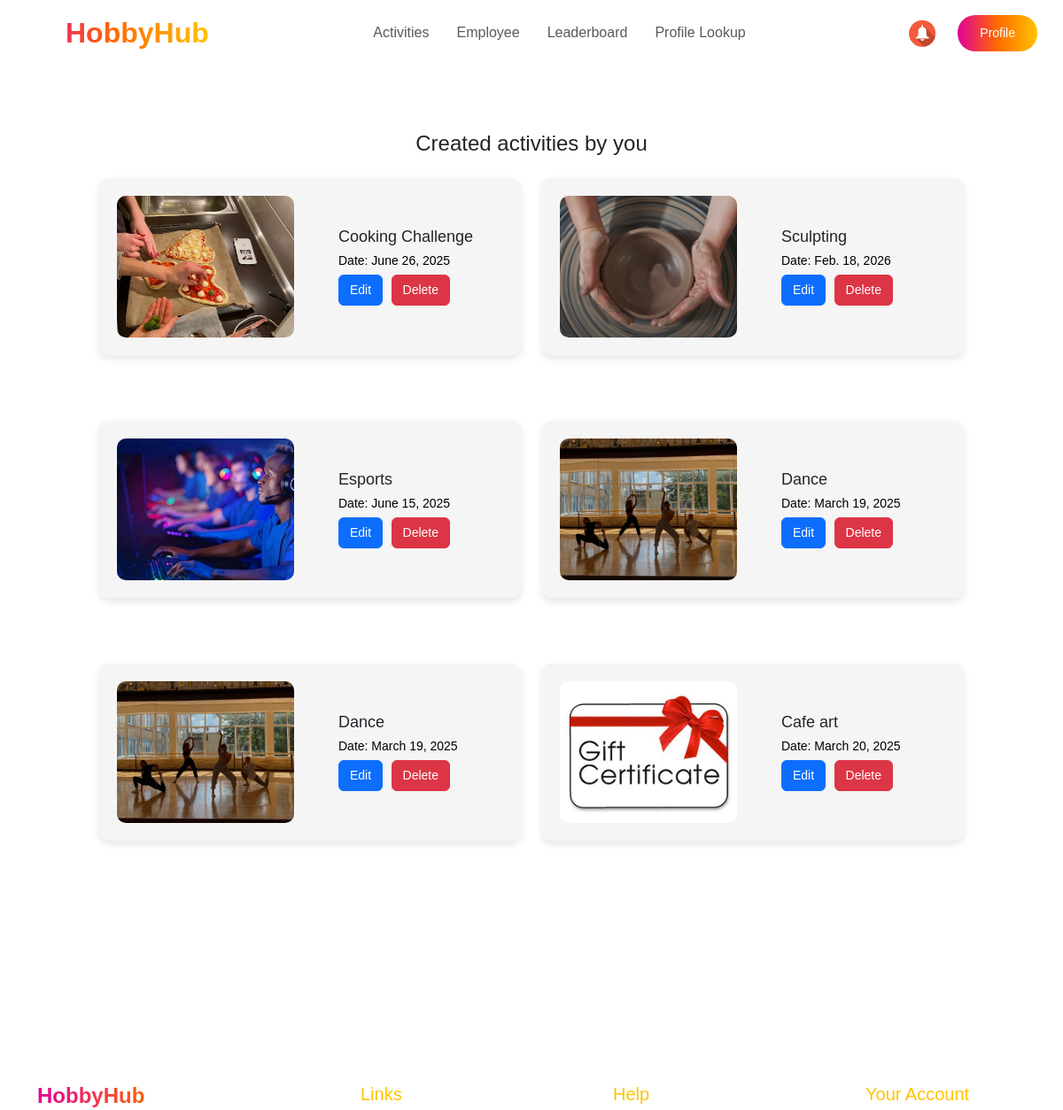
The app's page /organizer/ (signed in, upper part), older data.
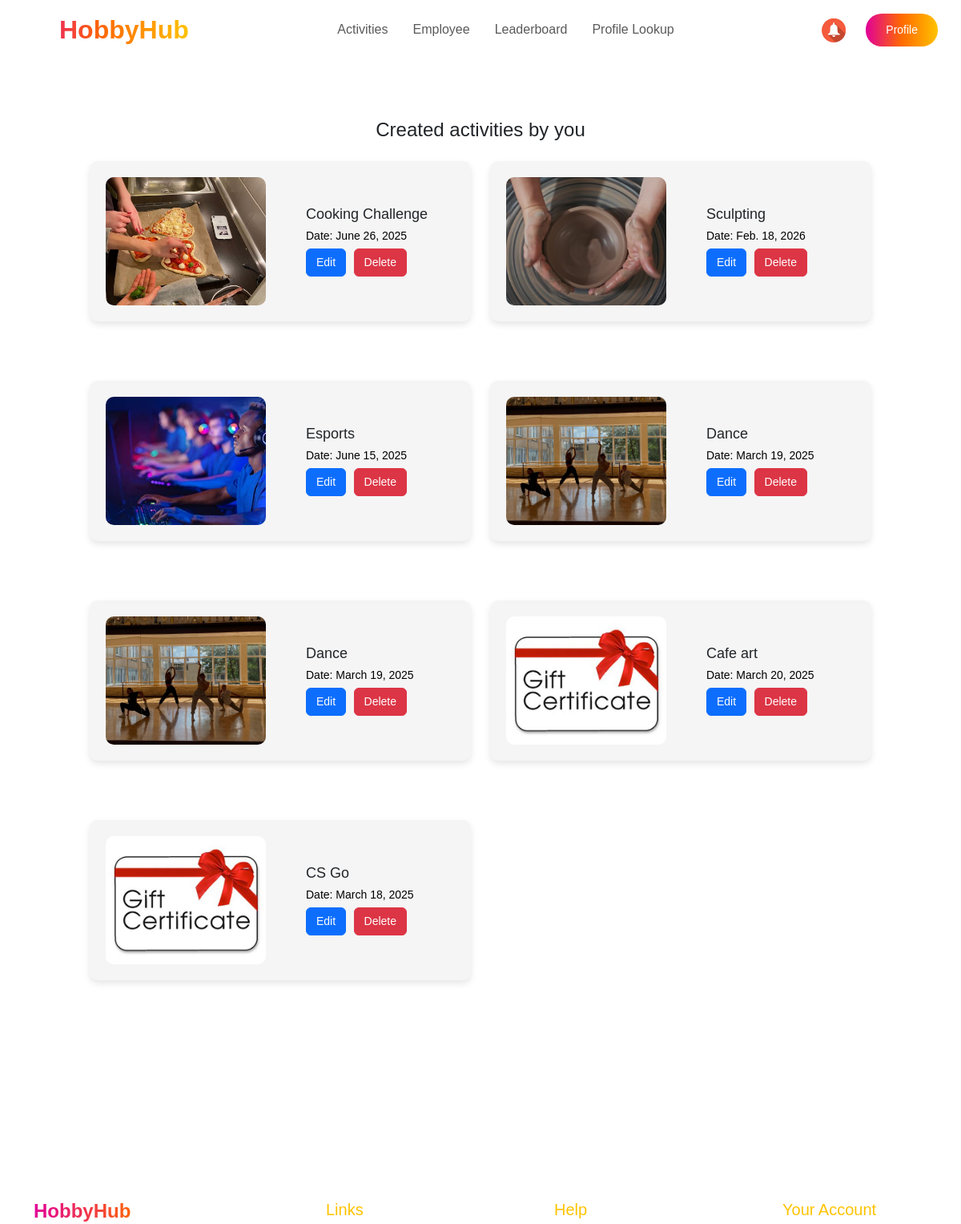
The same page, newer data.
### events/models.py (models this page shows, shortened)
class Event(models.Model):
    title = models.CharField(max_length=150)
    description = models.TextField()
    location = models.CharField(max_length=250)
    date = models.DateField()
    time = models.TimeField()
    hobbies = models.ManyToManyField(Hobby, related_name='events')
    image = models.ImageField(upload_to='event_images/', null=True, blank=True)
    company = models.ForeignKey(
        Company,
        to_field='company_id',
        on_delete=models.CASCADE,
        verbose_name="Company"
    )
    diamonds = models.IntegerField(default=0, verbose_name="Diamonds")
    quota = models.IntegerField(default=10, verbose_name="Quota")
    participants = models.ManyToManyField(Employee, related_name='events', blank=True)

### events/views.py (the view)
# urls.py: path('organizer/', organizer_view, name='organizer_view'),
@role_required("organizer")
def organizer_view(request):
    events = Event.objects.all()
    return render(request, 'organizer.html', {'events': events})

### events/views.py (called while the page is built)
def role_required(role):
    def decorator(view_func):
        @wraps(view_func)
        def wrapper(request, *args, **kwargs):
            if role == "employee" and not request.session.get("nickname"):
                return redirect(f"/sign_in/?next={request.get_full_path()}")
            if role == "organizer" and not request.session.get("company_id"):
                return redirect(f"/sign_in/?next={request.get_full_path()}")
            return view_func(request, *args, **kwargs)
        return wrapper
    return decorator

### events/templates/organizer.html (shortened to what this page needs)
{% extends "organizer_base.html" %}
    {% load static %}
    {% block extra_css %}
    <link rel="stylesheet" href="https://cdn.jsdelivr.net/npm/bootstrap@5.3.0/dist/css/bootstrap.min.css">
    <link rel="stylesheet" href="{% static 'css/all.css' %}">
    <link href="https://fonts.cdnfonts.com/css/gilroy-bold" rel="stylesheet">
    {% endblock %}
{% block content %}
    <section class="your-activities">
        <div class="container mt-5">
            <h2 class="title text-center">Created activities by you</h2>
            <div class="row mt-4">
                {% for event in events %}
                <div class="col-md-6 mb-4" id="activities">
                    <div class="activity-card">
                            <img src="{{ event.image.url }}" class="activity-img" alt="{{ event.title }}" width="200">
                            <div class="activity-info">
                                <h5>{{ event.title }}</h5>
                                <p>Date: {{ event.date }}</p>
                                <button class="btn btn-primary">Edit</button>
                                <button class="btn btn-danger">Delete</button>
                            </div>
                        </div>
                    </div>
                {% endfor %}
            </div>
        </div>
    </section>
    {% endblock %}

### events/templates/organizer_base.html (shortened to what this page needs)
<!DOCTYPE html>
<html lang="en">
<head>
    {% load static %}
    <link rel="stylesheet" href="https://cdn.jsdelivr.net/npm/bootstrap@5.3.0/dist/css/bootstrap.min.css">
    <link href="https://fonts.cdnfonts.com/css/gilroy-bold" rel="stylesheet">
    {% block extra_css %}{% endblock %}
</head>
<body>
     <section class="header">
        <nav class="navbar navbar-expand-lg navbar-bold bg-white  px-4 fixed-top">
            <a class="navbar-brand fw-bold gradient-text logo" href="{% url 'organizer_view' %}">HobbyHub</span></a>
            <div class="collapse navbar-collapse justify-content-center" id="navbarNav">
                <ul class="navbar-nav">
                    <li class="nav-item header-text"><a class="nav-link" href="{% url 'activities' %}">Activities</a></li>
                    <li class="nav-item header-text"><a class="nav-link" href="{% url 'employees' %}">Employee</a></li>
                    <li class="nav-item header-text"><a class="nav-link" href="{% url 'leaderboard_show' %}">Leaderboard</a></li>
                    <li class="nav-item header-text"><a class="nav-link" href="{% url 'organizer_profile_lookup' %}">Profile Lookup</a></li>
                </ul>
            </div>
            <div class="d-flex">
                <a class="notifications"><img src="{% static 'images/bell.jpg' %}" alt="Notification"></a>
                <button class="btn btn-gradient" ><a href="{% url 'organizer_profile'%}" style="text-decoration: none; color: #fff;">Profile</a></button>
            </div>
        </nav>
    </section>
    {% block content %}{% endblock %}
    <footer class="footer">
        <div class="container">
            <div class="row">
                <div class="col-md-3">
                    <h4 class="fw-bold gradient-text">HobbyHub</h4>
                </div>
                <div class="col-md-3">
                    <h5>Links</h5>
                </div>
                <div class="col-md-3">
                    <h5>Help</h5>
                </div>
                <div class="col-md-3">
                    <h5>Your Account</h5>
                </div>
            </div>
        </div>
    </footer>
</body>
</html>

### events/static/css/guest-styles.css (style rules this page uses)
html { scroll-behavior: smooth; }
body { font-family: 'Girloy-Medium', sans-serif !important; margin: auto; background-color: #f5f5f5; }
p { color: #000000; font-weight: 400; font-size: 20px; }
.gradient-text { background: linear-gradient(90deg, #E10098 0%, #FF6A00 50%, #FFC300 100%); -webkit-background-clip: text; -webkit-text-fill-color: transparent; font-weight: bold; }
.nav-item a { margin-right: 15px; }
.btn-gradient { background: linear-gradient(90deg, #E10098 0%, #FF6A00 50%, #FFC300 100%); color: white; border-radius: 20px; padding: 10px 25px; font-size: 18px; border: none; cursor: pointer; transition: 0.3s; }
.logo { font-size: 2rem; font-weight: bold; }
.footer { height: 450px; background: #FFFFFF; color: black; padding: 100px 0; }
.footer h5 { padding-left: 80px; color: #FFC300; }

### events/static/css/organizer-styles.css (style rules this page uses)
body { font-family: 'Gilroy-Medium', sans-serif; background-color: #F5F5F5; }
body h1, h2, h3, h4,h5,h6, header { font-family: 'Gilroy-Bold', sans-serif; }
p { color: #000000; font-weight: 400; font-size: 20px; }
.header { background-color: gainsboro; }
.gradient-text { background: linear-gradient(90deg, #E10098 0%, #FF6A00 50%, #FFC300 100%); -webkit-background-clip: text; -webkit-text-fill-color: transparent; font-weight: bold; }
.btn-gradient { background: linear-gradient(90deg, #E10098 0%, #FF6A00 50%, #FFC300 100%); color: white; border-radius: 20px; padding: 10px 25px; font-size: 18px; border: none; cursor: pointer; transition: 0.3s; }
.logo { font-size: 2rem; font-weight: bold; padding-left: 50px; }
.footer { height: 450px; background: #FFFFFF; color: black; padding: 100px 0; }
.footer h5 { padding-left: 80px; color: #FFC300; }
.your-activities { padding: 100px; background-color: #FFFFFF; }
.title { font-family: 'Gilroy-Bold', sans-serif; font-size: 24px; margin-bottom: 20px; }
.activity-card { display: flex; align-items: center; background: #F5F5F5; padding: 20px; border-radius: 10px; box-shadow: 0 4px 8px rgba(0, 0, 0, 0.1); margin-bottom: 50px; }
.activity-img { width: 200px; height: 160px; border-radius: 10px; object-fit: cover; margin-right: 50px; }
.activity-info h5 { font-family: 'Gilroy-Bold', sans-serif; margin: 0; font-size: 18px; }
.activity-info p { margin: 5px 0; font-size: 14px; }
.btn { font-size: 14px; margin-right: 5px; }
.notifications img { width:30px; height:30px; margin-right: 25px; margin-top: 6px; }

### events/static/css/user-styles.css (style rules this page uses)
body { overflow-x: hidden; }

### events/static/css/profile.css (style rules this page uses)
.activity-card { border-radius: 10px; overflow: hidden; transition: transform 0.3s; }

### events/static/css/activities.css (style rules this page uses)
body { font-family: 'Gilroy-Medium', sans-serif; }
body h1, h2, h3, h4,h5,h6, header { font-family: 'Gilroy-Bold', sans-serif; }

### events/static/css/employees.css (style rules this page uses)
body { font-family: 'Gilroy-Medium', sans-serif; background-color: #F5F5F5; }
body h1, h2, h3, h4,h5,h6, header { font-family: 'Gilroy-Bold', sans-serif; }

Row changes from the older to the newer data that the page shows:
added Event: image (picture), title "CS Go", date "March 18, 2025"
